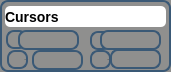
   <widget class="QWidget" name="Cursors" native="true">
    <property name="geometry">
     <rect>
      <x>260</x>
      <y>527</y>
      <width>171</width>
      <height>72</height>
     </rect>
    </property>
    <property name="styleSheet">
     <string notr="true">QWidget{
	background-color: rgb(143, 143, 142);
	border:2px solid #3a5976;
    border-radius:8px;	
}
</string>
    </property>
    <widget class="QLabel" name="ch1Coupling_4">
     <property name="geometry">
      <rect>
       <x>51</x>
       <y>9</y>
       <width>51</width>
       <height>16</height>
      </rect>
     </property>
     <property name="font">
      <font>
       <pointsize>-1</pointsize>
       <weight>75</weight>
       <italic>false</italic>
       <bold>true</bold>
      </font>
     </property>
     <property name="styleSheet">
      <string notr="true">QLabel{color:white;border-radius:4px;border:0px solid black;background-color:black;font:bold 14px;}</string>
     </property>
     <property name="text">
      <string>DC1M</string>
     </property>
    </widget>
    <widget class="QLabel" name="cursorsTitle">
     <property name="geometry">
      <rect>
       <x>5</x>
       <y>6</y>
       <width>161</width>
       <height>21</height>
      </rect>
     </property>
     <property name="font">
      <font>
       <pointsize>-1</pointsize>
       <weight>75</weight>
       <italic>false</italic>
       <bold>true</bold>
      </font>
     </property>
     <property name="styleSheet">
      <string notr="true">QLabel
{
	background-color: rgb(255, 255, 255);
color:black;
border:0px solid black;
border-radius:5px;
font:bold 14px;
}</string>
     </property>
     <property name="text">
      <string>Cursors</string>
     </property>
    </widget>
    <widget class="QLabel" name="lblX1">
     <property name="geometry">
      <rect>
       <x>6</x>
       <y>30</y>
       <width>21</width>
       <height>19</height>
      </rect>
     </property>
     <property name="font">
      <font>
       <pointsize>-1</pointsize>
       <weight>50</weight>
       <italic>false</italic>
       <bold>false</bold>
      </font>
     </property>
     <property name="layoutDirection">
      <enum>Qt::LeftToRight</enum>
     </property>
     <property name="styleSheet">
      <string notr="true">QLabel{
color:black;
border-radius:0px;
border:0px solid black;
background-color:rgba(0,0,0,0);
font:14px;};</string>
     </property>
     <property name="text">
      <string>X1:</string>
     </property>
     <property name="alignment">
      <set>Qt::AlignRight|Qt::AlignTrailing|Qt::AlignVCenter</set>
     </property>
    </widget>
    <widget class="QLabel" name="lblX1Value">
     <property name="geometry">
      <rect>
       <x>18</x>
       <y>30</y>
       <width>61</width>
       <height>20</height>
      </rect>
     </property>
     <property name="font">
      <font>
       <family>,12</family>
       <pointsize>-1</pointsize>
       <weight>50</weight>
       <italic>false</italic>
       <bold>false</bold>
      </font>
     </property>
     <property name="layoutDirection">
      <enum>Qt::RightToLeft</enum>
     </property>
     <property name="styleSheet">
      <string notr="true">QLabel{
color:white;
border-radius:0px;
border:0px solid black;
background-color:rgba(0,0,0,0);
font:14px,bold;};</string>
     </property>
     <property name="text">
      <string/>
     </property>
     <property name="alignment">
      <set>Qt::AlignRight|Qt::AlignTrailing|Qt::AlignVCenter</set>
     </property>
    </widget>
    <widget class="QLabel" name="lblX2">
     <property name="geometry">
      <rect>
       <x>90</x>
       <y>31</y>
       <width>21</width>
       <height>19</height>
      </rect>
     </property>
     <property name="font">
      <font>
       <pointsize>-1</pointsize>
       <weight>50</weight>
       <italic>false</italic>
       <bold>false</bold>
      </font>
     </property>
     <property name="layoutDirection">
      <enum>Qt::LeftToRight</enum>
     </property>
     <property name="styleSheet">
      <string notr="true">QLabel{
color:black;
border-radius:0px;
border:0px solid black;
background-color:rgba(0,0,0,0);
font:14px;};</string>
     </property>
     <property name="text">
      <string>X2:</string>
     </property>
     <property name="alignment">
      <set>Qt::AlignRight|Qt::AlignTrailing|Qt::AlignVCenter</set>
     </property>
    </widget>
    <widget class="QLabel" name="lblX2Value">
     <property name="geometry">
      <rect>
       <x>100</x>
       <y>30</y>
       <width>61</width>
       <height>20</height>
      </rect>
     </property>
     <property name="font">
      <font>
       <family>,12</family>
       <pointsize>-1</pointsize>
       <weight>50</weight>
       <italic>false</italic>
       <bold>false</bold>
      </font>
     </property>
     <property name="layoutDirection">
      <enum>Qt::RightToLeft</enum>
     </property>
     <property name="styleSheet">
      <string notr="true">QLabel{
color:white;
border-radius:0px;
border:0px solid black;
background-color:rgba(0,0,0,0);
font:14px,bold;};</string>
     </property>
     <property name="text">
      <string/>
     </property>
     <property name="alignment">
      <set>Qt::AlignRight|Qt::AlignTrailing|Qt::AlignVCenter</set>
     </property>
    </widget>
    <widget class="QLabel" name="lblY1">
     <property name="geometry">
      <rect>
       <x>7</x>
       <y>50</y>
       <width>21</width>
       <height>19</height>
      </rect>
     </property>
     <property name="font">
      <font>
       <pointsize>-1</pointsize>
       <weight>50</weight>
       <italic>false</italic>
       <bold>false</bold>
      </font>
     </property>
     <property name="layoutDirection">
      <enum>Qt::LeftToRight</enum>
     </property>
     <property name="styleSheet">
      <string notr="true">QLabel{
color:black;
border-radius:0px;
border:0px solid black;
background-color:rgba(0,0,0,0);
font:14px;};</string>
     </property>
     <property name="text">
      <string>Y1:</string>
     </property>
     <property name="alignment">
      <set>Qt::AlignRight|Qt::AlignTrailing|Qt::AlignVCenter</set>
     </property>
    </widget>
    <widget class="QLabel" name="lblY1Value">
     <property name="geometry">
      <rect>
       <x>32</x>
       <y>50</y>
       <width>51</width>
       <height>20</height>
      </rect>
     </property>
     <property name="font">
      <font>
       <family>,12</family>
       <pointsize>-1</pointsize>
       <weight>50</weight>
       <italic>false</italic>
       <bold>false</bold>
      </font>
     </property>
     <property name="layoutDirection">
      <enum>Qt::LeftToRight</enum>
     </property>
     <property name="styleSheet">
      <string notr="true">QLabel{
color:white;
border-radius:0px;
border:0px solid black;
background-color:rgba(0,0,0,0);
font:14px,bold;};</string>
     </property>
     <property name="text">
      <string/>
     </property>
     <property name="alignment">
      <set>Qt::AlignRight|Qt::AlignTrailing|Qt::AlignVCenter</set>
     </property>
    </widget>
    <widget class="QLabel" name="lblY2">
     <property name="geometry">
      <rect>
       <x>90</x>
       <y>50</y>
       <width>21</width>
       <height>19</height>
      </rect>
     </property>
     <property name="font">
      <font>
       <pointsize>-1</pointsize>
       <weight>50</weight>
       <italic>false</italic>
       <bold>false</bold>
      </font>
     </property>
     <property name="layoutDirection">
      <enum>Qt::LeftToRight</enum>
     </property>
     <property name="styleSheet">
      <string notr="true">QLabel{
color:black;
border-radius:0px;
border:0px solid black;
background-color:rgba(0,0,0,0);
font:14px;};</string>
     </property>
     <property name="text">
      <string>Y2:</string>
     </property>
     <property name="alignment">
      <set>Qt::AlignRight|Qt::AlignTrailing|Qt::AlignVCenter</set>
     </property>
    </widget>
    <widget class="QLabel" name="lblY2Value">
     <property name="geometry">
      <rect>
       <x>110</x>
       <y>49</y>
       <width>51</width>
       <height>20</height>
      </rect>
     </property>
     <property name="font">
      <font>
       <family>,12</family>
       <pointsize>-1</pointsize>
       <weight>50</weight>
       <italic>false</italic>
       <bold>false</bold>
      </font>
     </property>
     <property name="layoutDirection">
      <enum>Qt::LeftToRight</enum>
     </property>
     <property name="styleSheet">
      <string notr="true">QLabel{
color:white;
border-radius:0px;
border:0px solid black;
background-color:rgba(0,0,0,0);
font:14px,bold;};</string>
     </property>
     <property name="text">
      <string/>
     </property>
     <property name="alignment">
      <set>Qt::AlignRight|Qt::AlignTrailing|Qt::AlignVCenter</set>
     </property>
    </widget>
   </widget>
